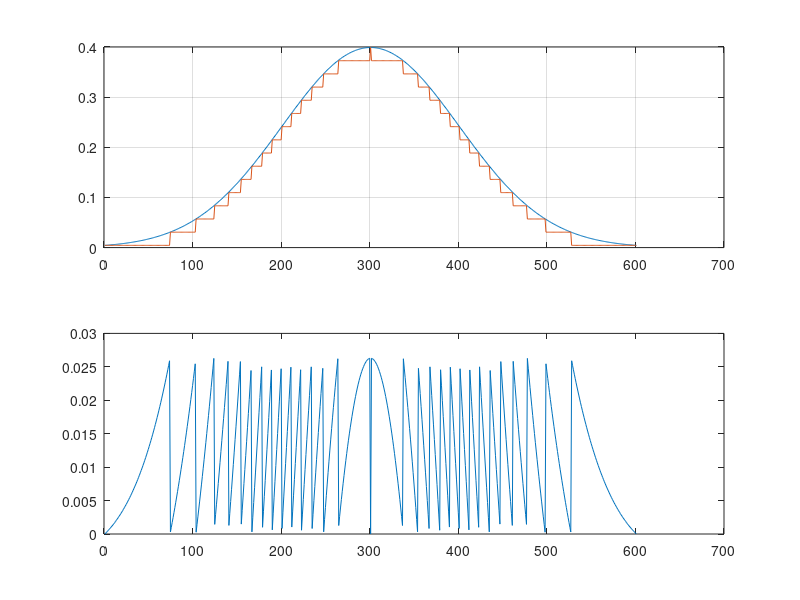

MATLAB code to generate this figure:
%DATA COMMUNICATION(CAECC12)
%MADE BY: TARUN KISHORE
%BRANCH: CSAI-II
%ROLL NO: 2020UCA1876
%EXPERIMENT-4: Study linear and non-linear quantization. Computer quantization error of gaussian signal.

%part a- linear quantization

clc;
clear all;
close all;

y=-3:0.01:3;
x = normpdf(y,0,1);

d = (max(x) - min(x))/15;

for i= 1:length(x)
    start = min(x);
    
    while(start < x(i))
        start =start+d;
    end
   
    if(start == x(i)) xq(i) = start;
    else
        xq(i) = start-d;
    end
end
subplot(2,1,1);
plot(x);
hold('on');
grid ON;
plot(xq);

subplot(2,1,2);
error = x-xq;
plot(error);

totalError = trapz(error);
totalError